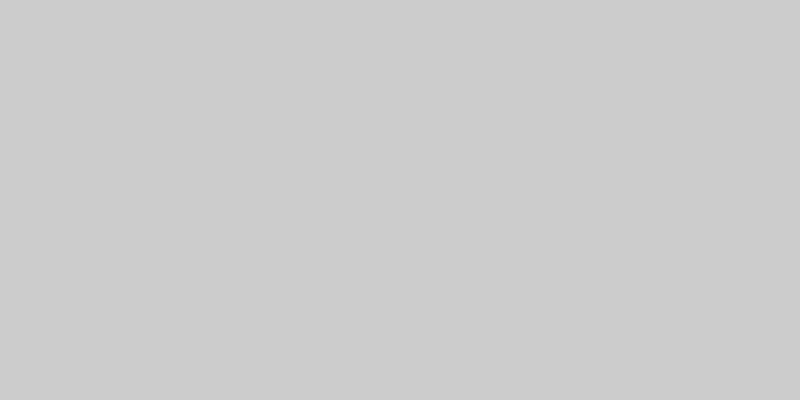
Frame 1 (no input)
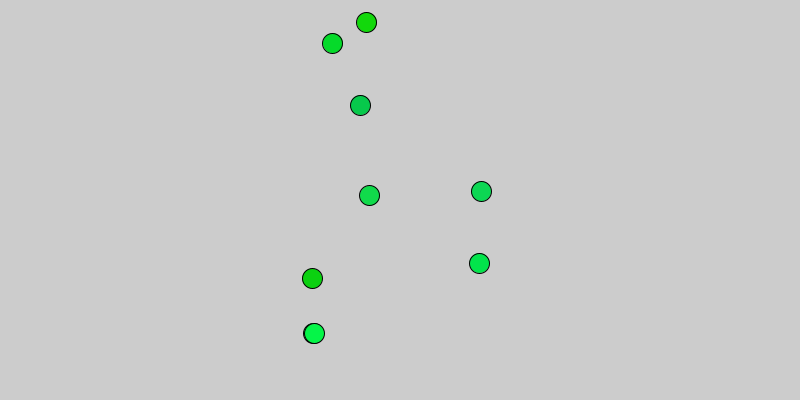
Frame 60 (the mouse pressed at the canvas centre just before this capture)
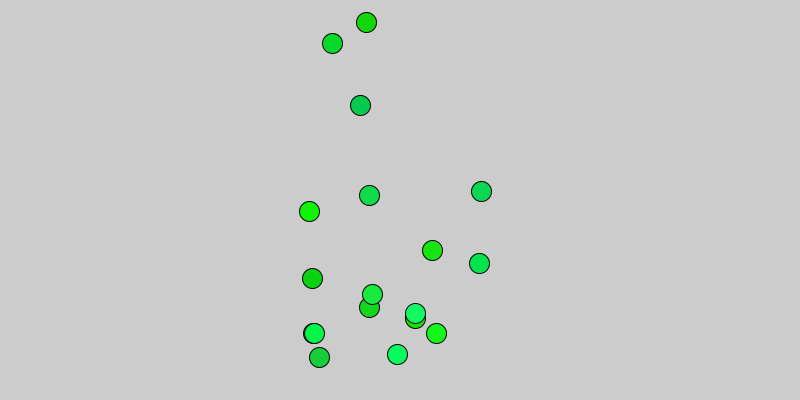
Frame 120 (the mouse held since frame 60 and released just before this capture)

The Processing sketch that drew these frames (run headless with seeded random() and noise(); from frame 60 on, the mouse is pressed at the canvas centre):

// Processing sketch: p03limitedRandom
// ── p03limitedRandom.pde
// randomness and probability

// also note random(100, 200) is used
// to get a random number between 100 and 200

void setup() {
  size(800, 400);
}

void draw() {
  // formula to have something happen only 10% of the time
  if(random(100) < 10) {
    // these two lines will run sometimes
    fill(random(30), random(200, 255), random(100));
    ellipse(random(300, 500), random(height), 20, 20);
  }

  // 0.1% probability of erasing the screen
  // very rare event
  if(random(100) < 0.1) {
    background(255);
  }
  
  // EXERCISE: try to make a program that does one kind of 
  // drawing most of the time (one shape or one color) and
  // sometimes (rarely) a different shape or color. 
}
